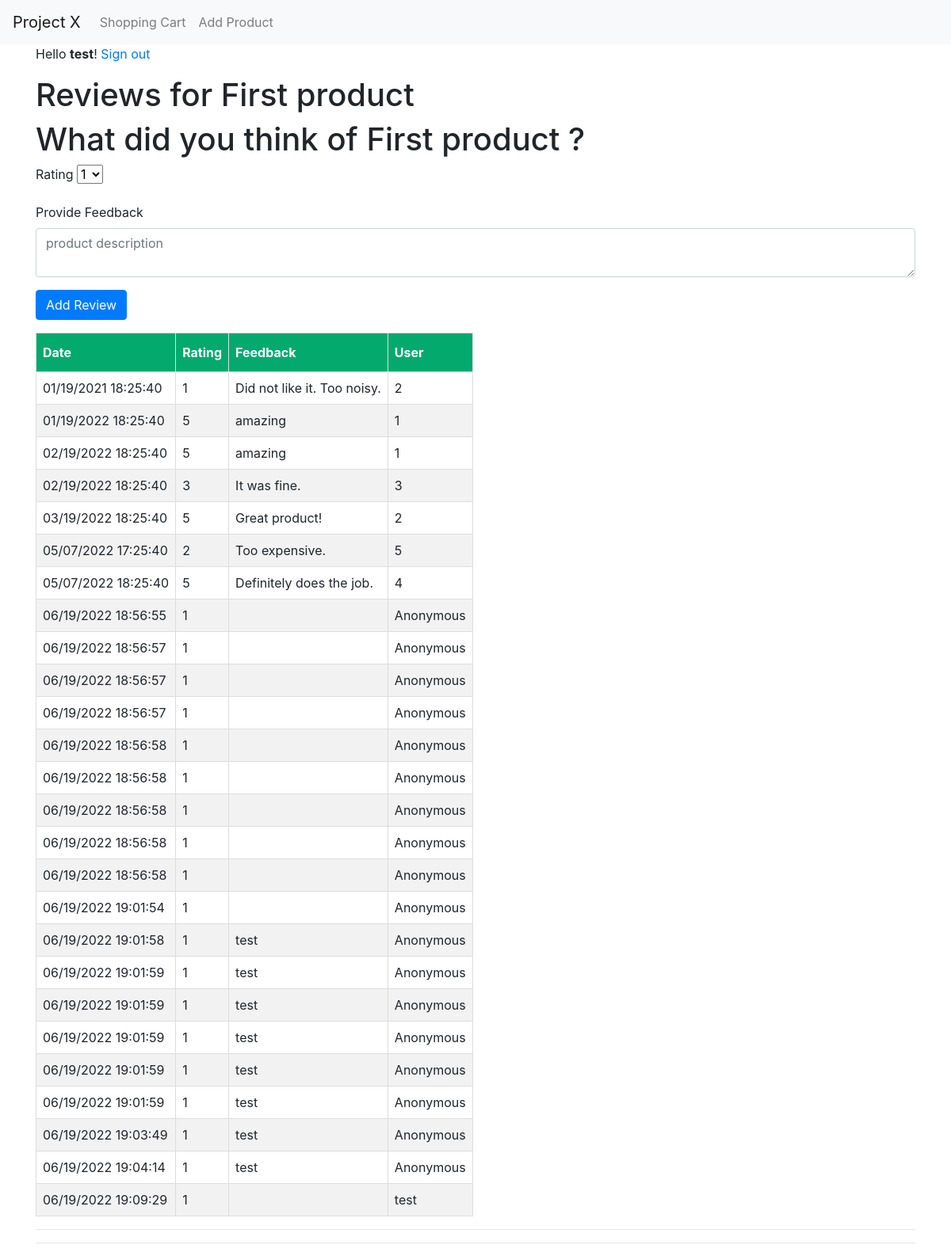
The app's page /1/review, older data.
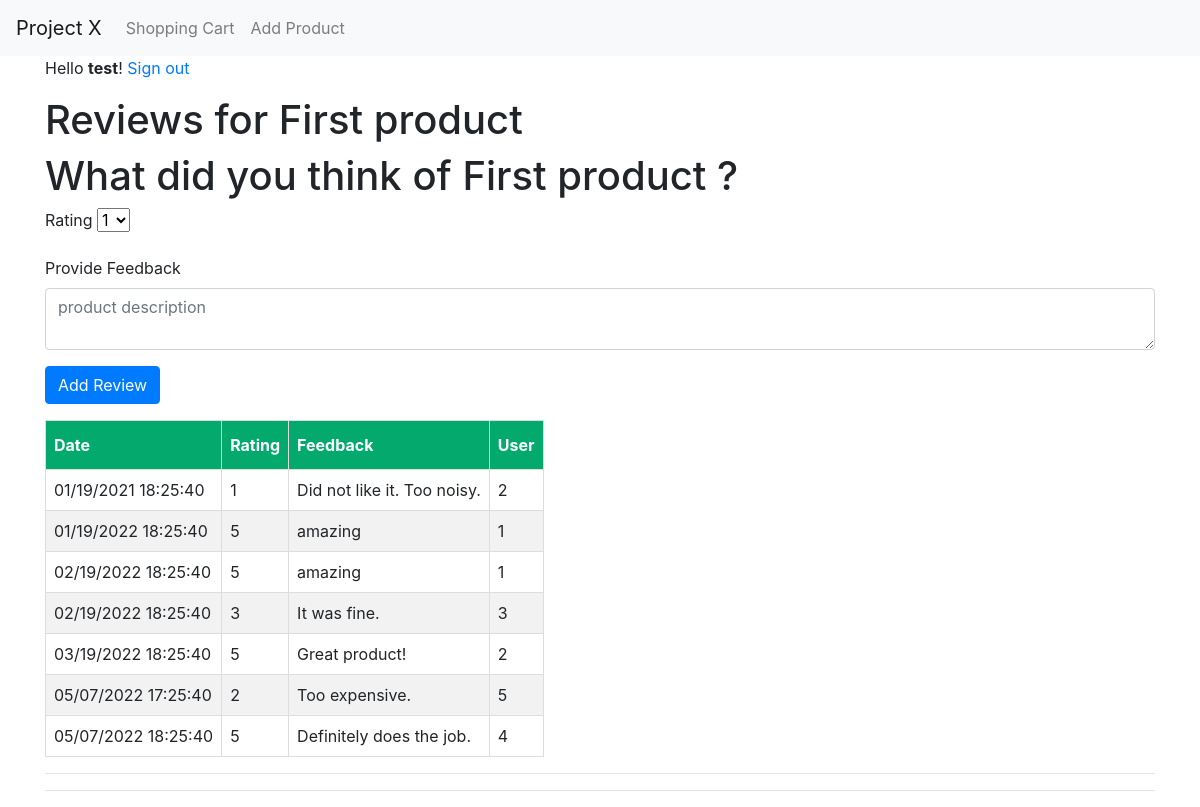
The same page, newer data.
### tables this page shows
CREATE TABLE reviews (
    id INTEGER PRIMARY KEY AUTOINCREMENT,
    user_id INTEGER NOT NULL,
    product_id INTEGER NOT NULL,
    rating TEXT NOT NULL,
    feedback TEXT NOT NULL,
    date TEXT NOT NULL
);

### project_x.py (the view, shortened to what this page needs)
@app.route('/<int:id>/review', methods=('GET', 'POST'))
def review(id):
    product = Product(product_id=id)
    reviews = product.get_reviews()
    if request.method == 'GET':
        product = Product(product_id=id)
        reviews = product.get_reviews()
    return render_template('review.html', product=product, reviews=reviews, user=current_user.username)

### project_x.py (called while the page is built)
def get_db_connection():
    conn = sqlite3.connect('database.db')
    conn.row_factory = sqlite3.Row
    return conn

    def get_reviews(self):
        conn = get_db_connection()
        reviews = conn.execute('SELECT * FROM reviews WHERE product_id = ? ORDER BY date', (self.id,)).fetchall()
        conn.close()
        return reviews

### templates/review.html (shortened to what this page needs)
{% extends 'base.html' %}
{% block content %}
<h1>{% block title %} Reviews for {{ product['name'] }} {% endblock %}</h1>
<div>
    {% if user == 'Anonymous' %}
    <p><a href="{{ url_for('signin') }}">Sign in</a> to add a review.</p>
    {% else %}
    <h1>What did you think of {{ product['name'] }} ? </h1>
    <form method="post">
        <div class="form-group">
            <label for="product_name">Rating</label>
            <select name="rating" id="rating">
                <option value="1">1</option>
              </select>
        </div>
        <div class="form-group">
            <label for="feedback">Provide Feedback</label>
            <textarea name="feedback" placeholder="product description"
                      class="form-control">{{ request.form['feedback']}}</textarea>
        </div>
    </form>
    <div class="form-group">
        <button type="submit" class="btn btn-primary">Add Review</button>
    </div>
    {% endif %}
</div>
<table>
    <thead>
        <th>Date</th>
        <th>Rating</th>
        <th>Feedback</th>
        <th>User</th>
    </thead>
    {% for review in reviews %}
    <tr>
        <td>{{ review['date'] }}</td>
        <td>{{ review['rating'] }}</td>
        <td>{{ review['feedback'] }}</td>
        <td>{{ review['user_id'] }} </td>
    </tr>
    {% endfor %}
</table>
<hr>
<hr>
{% endblock %}

Row changes from the older to the newer data that the page shows:
removed reviews: date "06/19/2022 18:56:55", rating "1", user_id "Anonymous"
removed reviews: date "06/19/2022 18:56:57", rating "1", user_id "Anonymous"
removed reviews: date "06/19/2022 18:56:57", rating "1", user_id "Anonymous"
removed reviews: date "06/19/2022 18:56:57", rating "1", user_id "Anonymous"
removed reviews: date "06/19/2022 18:56:58", rating "1", user_id "Anonymous"
removed reviews: date "06/19/2022 18:56:58", rating "1", user_id "Anonymous"
removed reviews: date "06/19/2022 18:56:58", rating "1", user_id "Anonymous"
removed reviews: date "06/19/2022 18:56:58", rating "1", user_id "Anonymous"
removed reviews: date "06/19/2022 18:56:58", rating "1", user_id "Anonymous"
removed reviews: date "06/19/2022 19:01:54", rating "1", user_id "Anonymous"
removed reviews: date "06/19/2022 19:01:58", rating "1", feedback "test", user_id "Anonymous"
removed reviews: date "06/19/2022 19:01:59", rating "1", feedback "test", user_id "Anonymous"
removed reviews: date "06/19/2022 19:01:59", rating "1", feedback "test", user_id "Anonymous"
removed reviews: date "06/19/2022 19:01:59", rating "1", feedback "test", user_id "Anonymous"
removed reviews: date "06/19/2022 19:01:59", rating "1", feedback "test", user_id "Anonymous"
removed reviews: date "06/19/2022 19:01:59", rating "1", feedback "test", user_id "Anonymous"
removed reviews: date "06/19/2022 19:03:49", rating "1", feedback "test", user_id "Anonymous"
removed reviews: date "06/19/2022 19:04:14", rating "1", feedback "test", user_id "Anonymous"
removed reviews: date "06/19/2022 19:09:29", rating "1", user_id "test"
